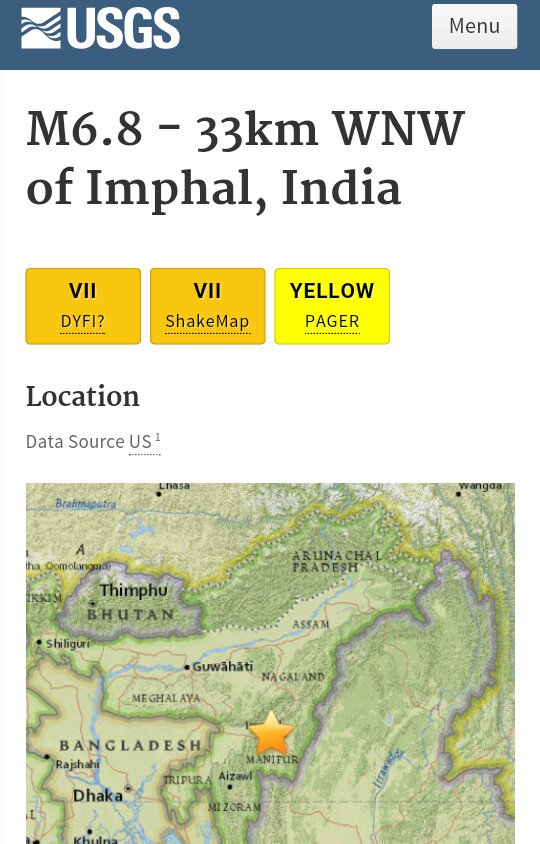
#> input picture Dataset/ManipurEarthquake/CX1ZdLaWQAASsl9.jpg, 540 x 844 px
$ python -i runner.py   (imports and definitions only)   (Python 2 division)
#> lines starting #> are read from the running program, lines starting #| are printed output that depends on the picture
### locality-sensitive/comparator.py
import numpy as np
import h5py
from siglib import createSignature
from os import listdir
from os.path import isfile, join
from random import randint

class Comparator:
	'Module initialized with a,b,c and dataset to compare'
	a = b = c = None
	center = None

	def __init__(self):
		self.a=np.zeros(50)
		self.b=np.zeros(50)

		for i in range(0,50):
			self.a[i]=randint(1,2000)
			self.b[i]=randint(1,2000)
		self.c=2003

		f5 = h5py.File("vv.hdf5", "r")
		data = f5.get('dataset_1')
		self.center = np.array(data)
		print "Module initialized"

	def createSign(self,image):
		return createSignature(image,self.center,self.a,self.b,self.c)

	# [4 lines left out: function compare, not called in this run]

	def compare(self,image_a,sign_b):
		return self.compareSignature(self.createSign(image_a),sign_b)

	# [9 lines left out: function compareSignature, not called in this run]


### locality-sensitive/runner.py
import numpy as np
import h5py
from sklearn.metrics.pairwise import euclidean_distances
from os import listdir
from os.path import isfile, join
import cv2
from shutil import copyfile
import os,sys
from math import log10

from comparator import Comparator
from bucket import Bucket


def makeDir(path):
	if not os.path.exists(path):
	    os.mkdir(path)
	return

#Mini preprocessing function
def preprocess(imageFile):
	image = cv2.imread(imageFile)
#> image is the input picture: shape (844, 540, 3); mean B, G, R 183.4, 209.6, 205.5
	image = cv2.cvtColor(image, cv2.COLOR_BGR2GRAY)
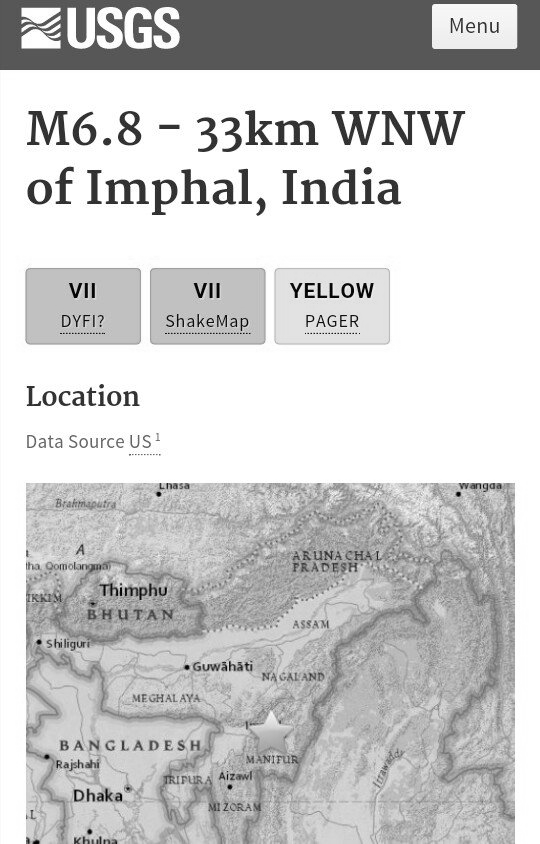
#> image: shape (844, 540); min 0, max 255, mean 205.4
	height, width = image.shape[:2]
#> height = 844; width = 540
	#crop to 70%
	imCrop = image[int(0.15*height):int(0.85*height),int(0.15*width):int(0.85*width)]
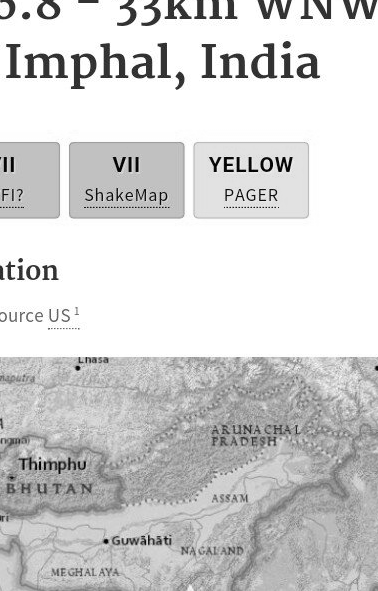
#> imCrop: shape (591, 378); min 0, max 255, mean 211.4
	imResized=cv2.resize(imCrop, (256,256))
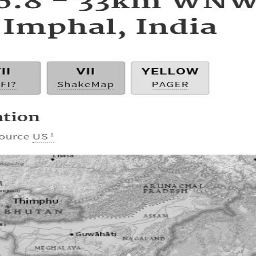
#> imResized: shape (256, 256); min 1, max 255, mean 211.4
	image = cv2.equalizeHist(imResized)
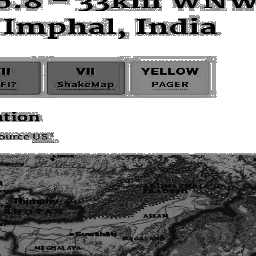
#> image: shape (256, 256); min 0, max 255, mean 146.3
	return image


def getMoment(image,size):
	moment = cv2.HuMoments(cv2.moments(image)).flatten()
	return moment[:size]

def mfilter(moment):
	#moment[0]*=1e+03
	#moment[1]*=1e+06
	#moment[2]*=1e+10
	moment[0]=log10(moment[0])
	moment[1]=log10(moment[1])
	moment[2]=log10(moment[2])

#Load the initial clusters (10)
# [1 line that did not run here, left out]
# [1 line that did not run here, left out]

#clusters = np.delete(clusters,7,axis =1)

# [1 line not run here, left out]

#folder for dataset images
input_path = '/home/shubham/Desktop/project/Dataset/ManipurEarthquake'
output_path = 'mout'
critial_match = 15 #30 percent

#scan the input files
onlyfiles = [ f for f in listdir(input_path) if isfile(join(input_path,f)) ]


#Create a set for each cluster
# [1 line that did not run here, left out]
#Intialize the minhash data structures
# [1 line that did not run here, left out]

import progressbar
bar = progressbar.ProgressBar(maxval=len(onlyfiles), \
    widgets=[progressbar.Bar('=', '[', ']'), ' ', progressbar.Percentage()])


# [1 line not run here, left out]
i = 0
# [45 lines not run here, left out]
# [1 line that did not run here, left out]

# [10 lines not run here, left out]

>>> result = preprocess('../Dataset/ManipurEarthquake/CX1ZdLaWQAASsl9.jpg')

$ run again, on Dataset/ManipurEarthquake/CX3SJVFW8AAwtck.jpg
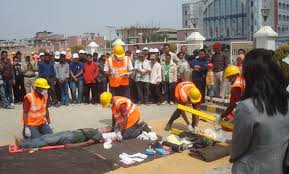
#> input picture Dataset/ManipurEarthquake/CX3SJVFW8AAwtck.jpg, 289 x 174 px
#> in preprocess, image is the input picture: shape (174, 289, 3); mean B, G, R 104.9, 114.5, 127.9
#> in preprocess, `imResized=cv2.resize(imCrop, (256,256))`:
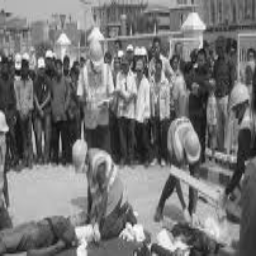
#> imResized: shape (256, 256); min 15, max 254, mean 118.5
#> in preprocess, `image = cv2.equalizeHist(imResized)`:
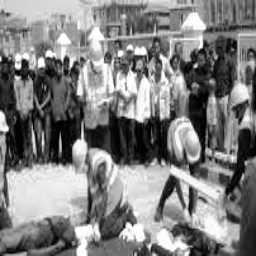
#> image: shape (256, 256); min 0, max 255, mean 128.2
